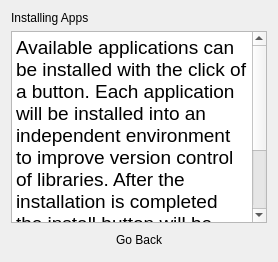
       <widget class="QWidget" name="install_apps_page">
        <layout class="QVBoxLayout" name="verticalLayout_11">
         <item>
          <widget class="QLabel" name="label_9">
           <property name="styleSheet">
            <string notr="true">font: 20pt &quot;Segoe UI&quot;;
background: transparent</string>
           </property>
           <property name="text">
            <string>Installing Apps</string>
           </property>
          </widget>
         </item>
         <item>
          <widget class="QTextBrowser" name="textBrowser_2">
           <property name="html">
            <string>&lt;!DOCTYPE HTML PUBLIC &quot;-//W3C//DTD HTML 4.0//EN&quot; &quot;http://www.w3.org/TR/REC-html40/strict.dtd&quot;&gt;
&lt;html&gt;&lt;head&gt;&lt;meta name=&quot;qrichtext&quot; content=&quot;1&quot; /&gt;&lt;meta charset=&quot;utf-8&quot; /&gt;&lt;style type=&quot;text/css&quot;&gt;
p, li { white-space: pre-wrap; }
hr { height: 1px; border-width: 0; }
li.unchecked::marker { content: &quot;\2610&quot;; }
li.checked::marker { content: &quot;\2612&quot;; }
&lt;/style&gt;&lt;/head&gt;&lt;body style=&quot; font-family:'Segoe UI'; font-size:9pt; font-weight:400; font-style:normal;&quot;&gt;
&lt;p style=&quot; margin-top:0px; margin-bottom:0px; margin-left:0px; margin-right:0px; -qt-block-indent:0; text-indent:0px;&quot;&gt;&lt;span style=&quot; font-size:14pt;&quot;&gt;Available applications can be installed with the click of a button. Each application will be installed into an independent environment to improve version control of libraries. After the installation is completed the install button will be updated to a launch button. The user will then be able to launch applications from the home page.&lt;/span&gt;&lt;/p&gt;&lt;/body&gt;&lt;/html&gt;</string>
           </property>
          </widget>
         </item>
         <item alignment="Qt::AlignHCenter">
          <widget class="QPushButton" name="inst_back">
           <property name="text">
            <string>Go Back</string>
           </property>
           <property name="flat">
            <bool>true</bool>
           </property>
          </widget>
         </item>
        </layout>
       </widget>
